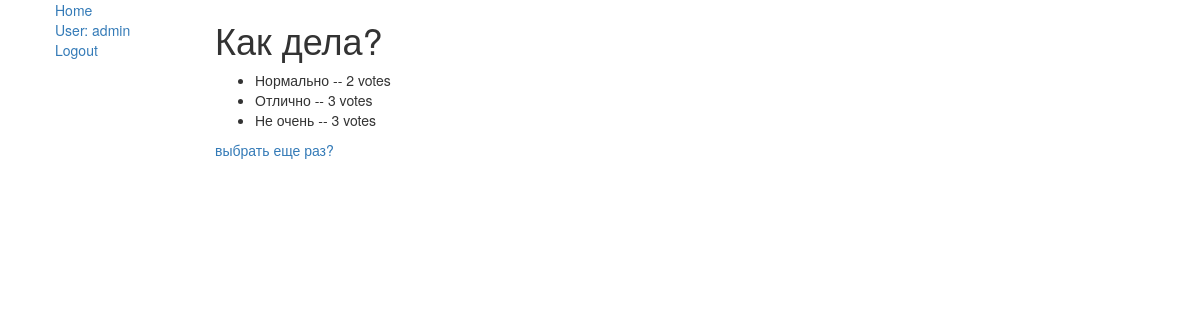
The page /polls/1/results/ (signed in) on the database its author committed.
### polls/models.py (models this page shows, shortened)
class AdvUser(AbstractUser):
    avatar = models.ImageField(upload_to='polls/media/avatars', blank=False)

class Question(models.Model):
    question_text = models.CharField(max_length=200)
    pub_date = models.DateTimeField('date published')
    question_votes = models.IntegerField(default=0)

class Choice(models.Model):
    question = models.ForeignKey(Question, on_delete=models.CASCADE)
    choice_text = models.CharField(max_length=200)
    votes = models.IntegerField(default=0)
    percent_votes = models.IntegerField(default=0)

### polls/views.py (the view)
# urls.py: path('<int:pk>/results/', views.ResultsView.as_view(), name='results'),
class ResultsView(generic.DetailView):
    model = Question
    template_name = 'polls/results.html'

### polls/templates/polls/results.html
{% extends "polls/base_generic.html" %}
{% block content %}
<h1>{{ question.question_text }}</h1>
<ul>
    {% for choice in question.choice_set.all %}
    <li>{{ choice.choice_text }} -- {{ choice.votes }} vote{{choice.votes|pluralize}}</li>
    {% endfor %}
</ul>
<a href="{% url 'polls:detail'  question.id %}">выбрать еще раз? </a>
{% endblock %}

### polls/templates/polls/base_generic.html (shortened to what this page needs)
<!DOCTYPE html>
<html lang="en">
<head>
    <link rel="stylesheet" href="https://maxcdn.bootstrapcdn.com/bootstrap/3.3.7/css/bootstrap.min.css">
</head>
<body>
<div class="container-fluid">
    <div class="row">
        <div class="col-sm-2">
            {% block sidebar %}
            <ul class="sidebar-nav">
                <li style="list-style-type: none;"><a href="{% url 'polls:index' %}">Home</a></li>
                {% if user.is_authenticated %}
                <li style="list-style-type: none;"><a href="{% url 'polls:profile' request.user.id %}">User: {{ user.get_username }}</a></li>
                <li style="list-style-type: none;"><a href="{% url 'logout'%}?next={{request.path}}">Logout</a></li>
                {% else %}
                <li style="list-style-type: none;"><a href="{% url 'login'%}?next={{request.path}}">Login</a></li>
                <li style="list-style-type: none;"><a href="{% url 'polls:signup'%}?next={{request.path}}">Sign Up</a>
                </li>
                {% endif %}
            </ul>
            {% endblock %}
        </div>
        <div class="col-sm-10 ">
            {% block content %}{% endblock %}
        </div>
    </div>
</div>
</body>
</html>

### rows shown on the page
AdvUser: get_username "admin"
Question: question_text "Как дела?"
Choice: choice_text "Нормально", votes "2"
Choice: choice_text "Отлично", votes "3"
Choice: choice_text "Не очень", votes "3"
